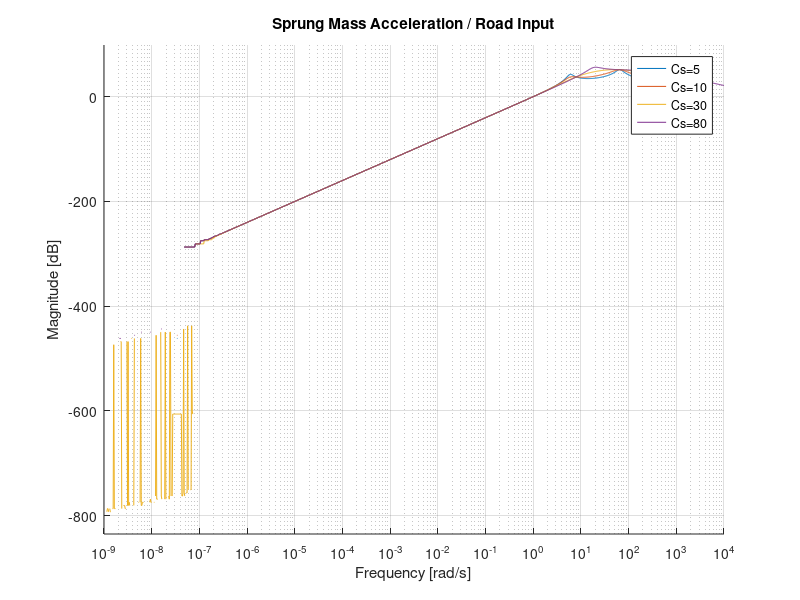

The MATLAB source for this figure:
clc
clear
close all

% -------- Parameters --------
Ks = 100;
Kt = 1000;

Ws = 1000;
Wu = 100;

g = 386;

ms = Ws/g;
mu = Wu/g;

Ct = 0.01;

% -------- Parameters --------
Cs_values = [5 10 30 80];   % design variable, initial guess

figure
hold on
grid on

for i = 1:length(Cs_values)

    Cs = Cs_values(i);

% State-Space Matrices

A = [  0                1                  0                 0;
      -Ks/ms        -Cs/ms              Ks/ms            Cs/ms;
       0                0                  0                 1;
       Ks/mu         Cs/mu        -(Kt+Ks)/mu     -(Ct+Cs)/mu ];

B = [ 0;
      0;
      0;
      Kt/mu ];

C = [ -Ks/ms   -Cs/ms   Ks/ms   Cs/ms ];

D = [ 0 ];

% System

sys = ss(A,B,C,D);

% Plot 
    bodemag(sys)

end

Cs = 30;   % chosen value

legend('Cs=5','Cs=10', 'Cs=30','Cs=80')
title('Sprung Mass Acceleration / Road Input')
